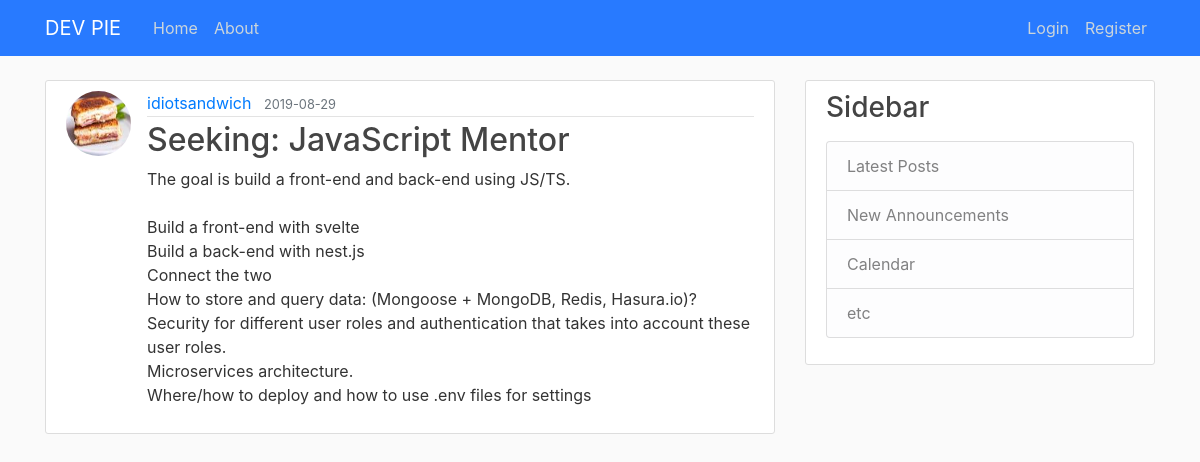
Screenshot of /post/3 with the database file from the repository.
### flaskblog/models.py (models this page shows, shortened)
class User(db.Model, UserMixin):
    id = db.Column(db.Integer, primary_key=True)
    username = db.Column(db.String(20), unique=True, nullable=False)
    email = db.Column(db.String(120), unique=True, nullable=False)
    image_file = db.Column(db.String(20), nullable=False, default='default.jpg')
    password = db.Column(db.String(60), nullable=False)
    posts = db.relationship('Post', backref='author', lazy=True)

class Post(db.Model):
    id = db.Column(db.Integer, primary_key=True)
    title = db.Column(db.String(100), nullable=False)
    date_posted = db.Column(db.DateTime, nullable=False, default=datetime.utcnow)
    content = db.Column(db.Text, nullable=False)
    user_id = db.Column(db.Integer, db.ForeignKey('user.id'), nullable=False)

### flaskblog/routes.py (the view)
@app.route("/post/<int:post_id>")
def post(post_id):
    post = Post.query.get_or_404(post_id)
    return render_template('post.html', title=post.title, post=post)

### flaskblog/templates/post.html (shortened to what this page needs)
{% extends "layout.html" %}
{% block content %}
  <article class="media content-section">
    <img class="rounded-circle article-img" src="{{ url_for('static', filename='profile_pics/' + post.author.image_file) }}">
    <div class="media-body">
      <div class="article-metadata">
        <a class="mr-2" href="#">{{ post.author.username }}</a>
        <small class="text-muted">{{ post.date_posted.strftime('%Y-%m-%d') }}</small>
      </div>
      <h2 class="article-title">{{ post.title }}</h2>
      <p class="article-content">{{ post.content }}</p>
    </div>
  </article>
{% endblock content %}

### flaskblog/static/main.css (style rules this page uses)
body { background: #fafafa; color: #333333; margin-top: 5rem; }
h1, h2, h3, h4, h5, h6 { color: #444444; }
.content-section { background: #ffffff; padding: 10px 20px; border: 1px solid #dddddd; border-radius: 3px; margin-bottom: 20px; }
.article-title { color: #444444; }
.article-content { white-space: pre-line; }
.article-img { height: 65px; width: 65px; margin-right: 16px; }
.article-metadata { padding-bottom: 1px; margin-bottom: 4px; border-bottom: 1px solid #e3e3e3 }

### rows the page displays
User: image_file (picture), author.username "idiotsandwich"
Post: date_posted "2019-08-29", title "Seeking: JavaScript Mentor", content "The goal is build a front-end and back-end using JS/TS. Build a front-end with svelte Build a back-end with nest.js Connect the two How to store and query data: (Mongoose + MongoDB, Redis, Hasura.io)? Security for different user roles and authentication that takes into account these user roles. Microservices architecture. Where/how to deploy and how to use .env files for settings"
